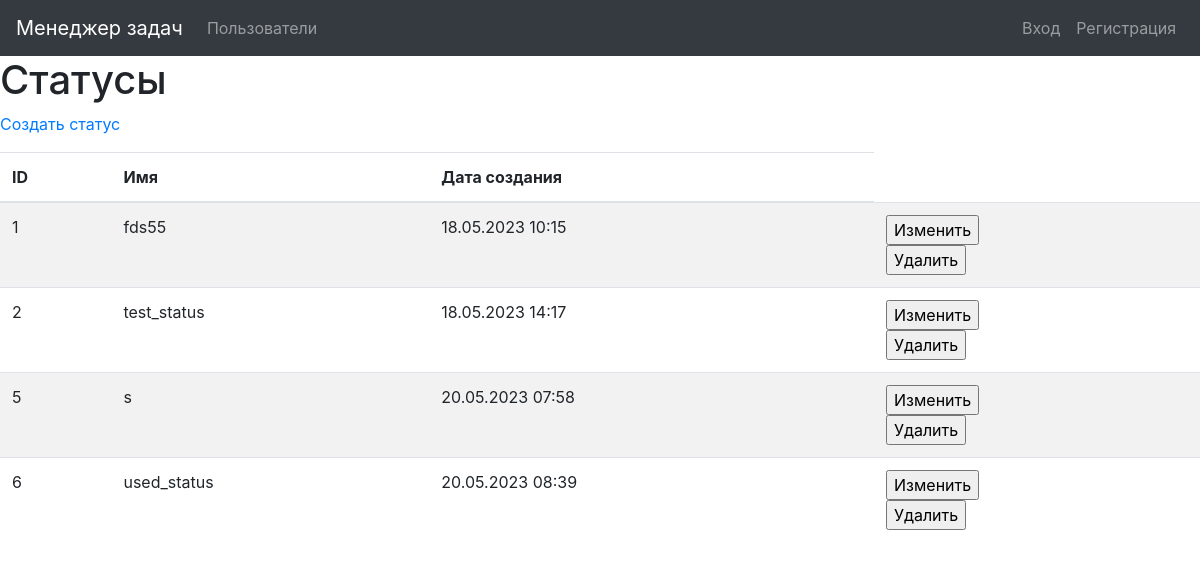
Page /statuses/ on the earlier database version.
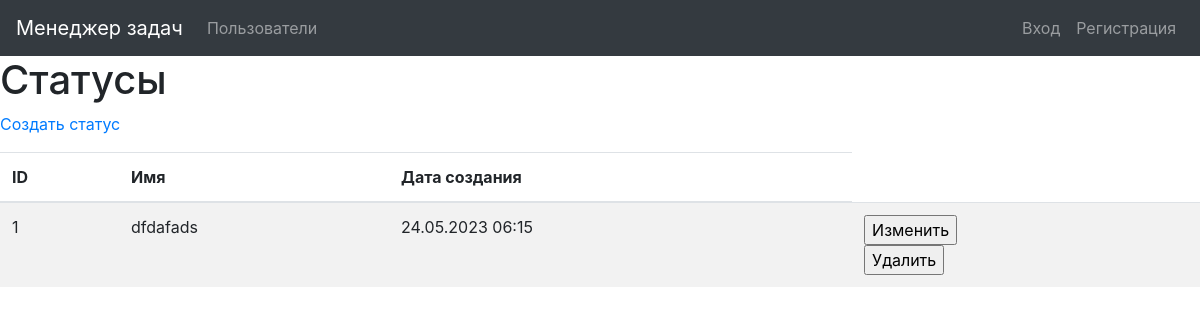
Same page on the later database version.
### task_manager/statuses/models.py (models this page shows, shortened)
class Status(models.Model):
    name = models.CharField(_('Name'), max_length=100, unique=True)
    created_at = models.DateTimeField(default=timezone.now)

### task_manager/statuses/views.py (the view)
# urls.py: path('', views.StatusesListView.as_view(),
class StatusesListView(ListView):
    model = Status
    template_name = 'status/status_list.html'
    context_object_name = 'statuses'

### task_manager/templates/status/status_list.html (shortened to what this page needs)
{% extends "base.html" %}
{% block content %}
{% load i18n %}
<h1>{% translate "Statuses" %}</h1>
<p><a href="{% url 'status_create' %}">{% translate "Create status" %}</a></p>
<div class="table-responsive">
  <table class="table table-striped">
    <thead>
      <tr>
        <th>ID</th>
        <th>{% translate "Name" %}</th>
        <th>{% translate "Creation date" %}</th>
      </tr>
    </thead>
    <tbody>
    {% for status in statuses %}
      <tr>
        <td>{{ status.id }}</td>
        <td>{{ status.name }}</td>
        <td>{{ status.created_at|date:"d.m.Y H:i" }}</td>
        <td>
          <form action="{% url 'status_update' pk=status.id %}" method="get">
          <input type="submit" value='{% translate "Change data" %}'>
          </form>
          <form action="{% url 'status_delete' pk=status.id %}" method="get">
          <input type="submit" value='{% translate "Delete data" %}'>
          </form>
        </td>
      </tr>
      {% endfor %}
      </tbody>
</table>
  </div>
{% endblock %}

Differences in the rows shown:
removed Status: id "2", name "test_status", created_at "18.05.2023 14:17"
removed Status: id "5", name "s", created_at "20.05.2023 07:58"
removed Status: id "6", name "used_status", created_at "20.05.2023 08:39"
changed Status id 1: name "fds55" → "dfdafads"; created_at "18.05.2023 10:15" → "24.05.2023 06:15"
